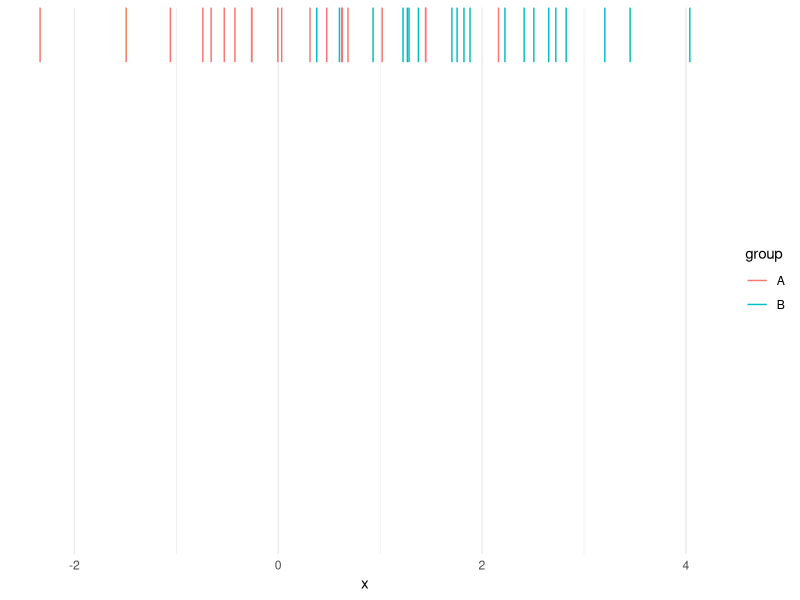

The R source for this figure:
library(ggplot2)
library(dplyr)

# Example data
df <- data.frame(
  x = c(rnorm(20), rnorm(20, mean = 2)),
  group = rep(c("A", "B"), each = 20)
)

# Create an offset per group
df <- df %>%
  mutate(y_offset = as.numeric(factor(group)))  # 1 for A, 2 for B, etc.

ggplot(df, aes(x = x)) +
  geom_rug(aes(y = y_offset, color = group), sides = "t", length = unit(0.1, "npc")) +
  scale_y_continuous(NULL, breaks = NULL) +
  theme_minimal()
